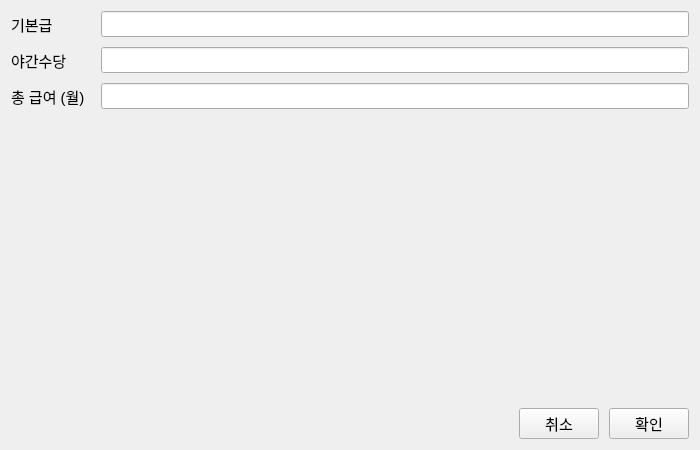
<?xml version="1.0" encoding="UTF-8"?>
<ui version="4.0">
 <class>Form</class>
 <widget class="QWidget" name="Form">
  <property name="geometry">
   <rect>
    <x>0</x>
    <y>0</y>
    <width>700</width>
    <height>450</height>
   </rect>
  </property>
  <property name="font">
   <font>
    <family>Arial</family>
    <pointsize>11</pointsize>
   </font>
  </property>
  <property name="windowTitle">
   <string>급여</string>
  </property>
  <layout class="QVBoxLayout" name="verticalLayout_2">
   <item>
    <layout class="QVBoxLayout" name="verticalLayout">
     <property name="spacing">
      <number>10</number>
     </property>
     <item>
      <layout class="QHBoxLayout" name="horizontalLayout_2">
       <item>
        <widget class="QLabel" name="label_2">
         <property name="minimumSize">
          <size>
           <width>80</width>
           <height>0</height>
          </size>
         </property>
         <property name="text">
          <string>기본급</string>
         </property>
        </widget>
       </item>
       <item>
        <widget class="QLineEdit" name="default_pay_textbox"/>
       </item>
      </layout>
     </item>
     <item>
      <layout class="QHBoxLayout" name="horizontalLayout_3">
       <item>
        <widget class="QLabel" name="label_3">
         <property name="minimumSize">
          <size>
           <width>80</width>
           <height>0</height>
          </size>
         </property>
         <property name="text">
          <string>야간수당</string>
         </property>
        </widget>
       </item>
       <item>
        <widget class="QLineEdit" name="night_pay_textbox"/>
       </item>
      </layout>
     </item>
     <item>
      <layout class="QHBoxLayout" name="horizontalLayout">
       <item>
        <widget class="QLabel" name="label">
         <property name="minimumSize">
          <size>
           <width>80</width>
           <height>0</height>
          </size>
         </property>
         <property name="text">
          <string>총 급여 (월)</string>
         </property>
        </widget>
       </item>
       <item>
        <widget class="QLineEdit" name="total_pay_textbox"/>
       </item>
      </layout>
     </item>
     <item>
      <spacer name="verticalSpacer">
       <property name="orientation">
        <enum>Qt::Vertical</enum>
       </property>
       <property name="sizeHint" stdset="0">
        <size>
         <width>20</width>
         <height>40</height>
        </size>
       </property>
      </spacer>
     </item>
     <item>
      <layout class="QHBoxLayout" name="horizontalLayout_4">
       <item>
        <spacer name="horizontalSpacer">
         <property name="orientation">
          <enum>Qt::Horizontal</enum>
         </property>
         <property name="sizeHint" stdset="0">
          <size>
           <width>40</width>
           <height>20</height>
          </size>
         </property>
        </spacer>
       </item>
       <item>
        <widget class="QPushButton" name="cancel_button">
         <property name="text">
          <string>취소</string>
         </property>
        </widget>
       </item>
       <item>
        <widget class="QPushButton" name="ok_button">
         <property name="text">
          <string>확인</string>
         </property>
        </widget>
       </item>
      </layout>
     </item>
    </layout>
   </item>
  </layout>
 </widget>
 <tabstops>
  <tabstop>default_pay_textbox</tabstop>
  <tabstop>night_pay_textbox</tabstop>
  <tabstop>total_pay_textbox</tabstop>
  <tabstop>ok_button</tabstop>
  <tabstop>cancel_button</tabstop>
 </tabstops>
 <resources/>
 <connections/>
</ui>
